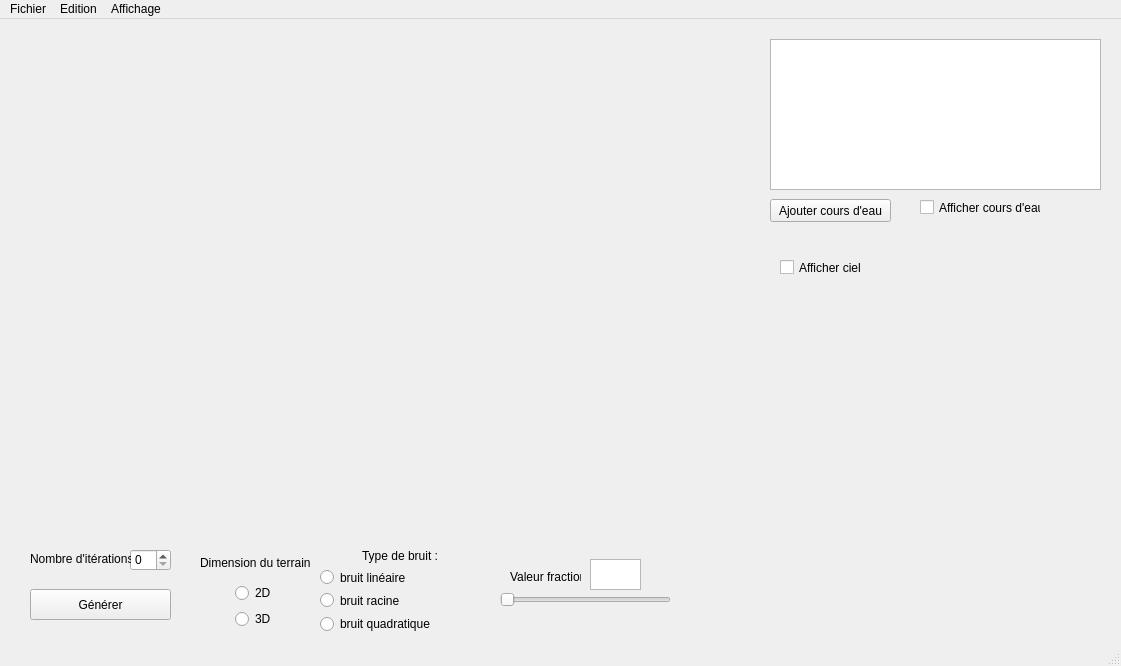
<?xml version="1.0" encoding="UTF-8"?>
<ui version="4.0">
 <class>MainWindow</class>
 <widget class="QMainWindow" name="MainWindow">
  <property name="geometry">
   <rect>
    <x>0</x>
    <y>0</y>
    <width>1121</width>
    <height>666</height>
   </rect>
  </property>
  <property name="windowTitle">
   <string>MainWindow</string>
  </property>
  <widget class="QWidget" name="centralwidget">
   <widget class="QPushButton" name="generer_bouton">
    <property name="geometry">
     <rect>
      <x>30</x>
      <y>570</y>
      <width>141</width>
      <height>31</height>
     </rect>
    </property>
    <property name="toolTip">
     <string>&lt;html&gt;&lt;head/&gt;&lt;body&gt;&lt;p&gt;Lance la génération du terrain.&lt;/p&gt;&lt;/body&gt;&lt;/html&gt;</string>
    </property>
    <property name="text">
     <string>Générer</string>
    </property>
   </widget>
   <widget class="QSlider" name="Fraction">
    <property name="geometry">
     <rect>
      <x>500</x>
      <y>570</y>
      <width>171</width>
      <height>22</height>
     </rect>
    </property>
    <property name="maximum">
     <number>100</number>
    </property>
    <property name="orientation">
     <enum>Qt::Horizontal</enum>
    </property>
   </widget>
   <widget class="QSpinBox" name="Iterations">
    <property name="geometry">
     <rect>
      <x>130</x>
      <y>530</y>
      <width>41</width>
      <height>22</height>
     </rect>
    </property>
   </widget>
   <widget class="QWidget" name="verticalLayoutWidget">
    <property name="geometry">
     <rect>
      <x>200</x>
      <y>530</y>
      <width>111</width>
      <height>80</height>
     </rect>
    </property>
    <layout class="QVBoxLayout" name="Dimensions">
     <item>
      <widget class="QLabel" name="nb_dim_terrain">
       <property name="toolTip">
        <string>&lt;html&gt;&lt;head/&gt;&lt;body&gt;&lt;p&gt;Indique si l'on désire générer un terrain en deux dimensions ou en trois dimensions.&lt;/p&gt;&lt;/body&gt;&lt;/html&gt;</string>
       </property>
       <property name="lineWidth">
        <number>1</number>
       </property>
       <property name="text">
        <string>Dimension du terrain :</string>
       </property>
       <property name="textFormat">
        <enum>Qt::RichText</enum>
       </property>
      </widget>
     </item>
     <item alignment="Qt::AlignHCenter">
      <widget class="QRadioButton" name="deuxD">
       <property name="text">
        <string>2D</string>
       </property>
      </widget>
     </item>
     <item alignment="Qt::AlignHCenter">
      <widget class="QRadioButton" name="troisD">
       <property name="text">
        <string>3D</string>
       </property>
      </widget>
     </item>
    </layout>
   </widget>
   <widget class="QWidget" name="verticalLayoutWidget_2">
    <property name="geometry">
     <rect>
      <x>320</x>
      <y>530</y>
      <width>160</width>
      <height>84</height>
     </rect>
    </property>
    <layout class="QVBoxLayout" name="verticalLayout_2">
     <item alignment="Qt::AlignHCenter">
      <widget class="QLabel" name="type_bruit">
       <property name="toolTip">
        <string>&lt;html&gt;&lt;head/&gt;&lt;body&gt;&lt;p&gt;Pour la génération de terrain en 2D. Indique si le bruit généré (valeur aléatoire) dépend directement de la longueur du segment concerné (bruit linéaire) ou s'il dépend du carré ou de la racine de cette longueur.&lt;/p&gt;&lt;/body&gt;&lt;/html&gt;</string>
       </property>
       <property name="text">
        <string>Type de bruit :</string>
       </property>
      </widget>
     </item>
     <item>
      <widget class="QRadioButton" name="bruit_lin">
       <property name="cursor">
        <cursorShape>ArrowCursor</cursorShape>
       </property>
       <property name="text">
        <string>bruit linéaire</string>
       </property>
      </widget>
     </item>
     <item>
      <widget class="QRadioButton" name="bruit_racine">
       <property name="cursor">
        <cursorShape>ArrowCursor</cursorShape>
       </property>
       <property name="text">
        <string>bruit racine</string>
       </property>
      </widget>
     </item>
     <item>
      <widget class="QRadioButton" name="bruit_quadra">
       <property name="cursor">
        <cursorShape>ArrowCursor</cursorShape>
       </property>
       <property name="text">
        <string>bruit quadratique</string>
       </property>
      </widget>
     </item>
    </layout>
   </widget>
   <widget class="QListView" name="listView">
    <property name="geometry">
     <rect>
      <x>770</x>
      <y>20</y>
      <width>331</width>
      <height>151</height>
     </rect>
    </property>
   </widget>
   <widget class="QLabel" name="nb_iteration">
    <property name="geometry">
     <rect>
      <x>30</x>
      <y>530</y>
      <width>101</width>
      <height>20</height>
     </rect>
    </property>
    <property name="toolTip">
     <string>&lt;html&gt;&lt;head/&gt;&lt;body&gt;&lt;p&gt;Ce nombre correspond au nombre de fois chaque partie du terrain est redécoupée. &lt;/p&gt;&lt;p&gt;Plus ce nombre est grand, meilleur sera la définition.&lt;/p&gt;&lt;p&gt; Attention cependant, un nombre trop grand demandera beaucoup de temps de calcul.&lt;/p&gt;&lt;/body&gt;&lt;/html&gt;</string>
    </property>
    <property name="text">
     <string>Nombre d'itérations:</string>
    </property>
   </widget>
   <widget class="QLabel" name="val_frac">
    <property name="geometry">
     <rect>
      <x>510</x>
      <y>550</y>
      <width>71</width>
      <height>16</height>
     </rect>
    </property>
    <property name="toolTip">
     <string>&lt;html&gt;&lt;head/&gt;&lt;body&gt;&lt;p&gt;Pour la génération en 2D, à chaque itération, chaque segment est découpé en deux.&lt;/p&gt;&lt;p&gt;La valeur de la fraction indique où cette découpe à lieu (0.5 correspondant au mileu du segment).&lt;/p&gt;&lt;/body&gt;&lt;/html&gt;</string>
    </property>
    <property name="text">
     <string>Valeur fraction:</string>
    </property>
   </widget>
   <widget class="QTextBrowser" name="val_fraction">
    <property name="geometry">
     <rect>
      <x>590</x>
      <y>540</y>
      <width>51</width>
      <height>31</height>
     </rect>
    </property>
   </widget>
   <widget class="QPushButton" name="ajouter_cours_bouton">
    <property name="geometry">
     <rect>
      <x>770</x>
      <y>180</y>
      <width>121</width>
      <height>23</height>
     </rect>
    </property>
    <property name="text">
     <string>Ajouter cours d'eau</string>
    </property>
   </widget>
   <widget class="QCheckBox" name="Afficher_ciel">
    <property name="geometry">
     <rect>
      <x>780</x>
      <y>240</y>
      <width>81</width>
      <height>17</height>
     </rect>
    </property>
    <property name="text">
     <string>Afficher ciel</string>
    </property>
   </widget>
   <widget class="QCheckBox" name="Afficher_cours_eau">
    <property name="geometry">
     <rect>
      <x>920</x>
      <y>180</y>
      <width>121</width>
      <height>17</height>
     </rect>
    </property>
    <property name="text">
     <string>Afficher cours d'eau</string>
    </property>
   </widget>
   <widget class="MatplotlibWidget" name="matplotlib">
    <property name="geometry">
     <rect>
      <x>9</x>
      <y>9</y>
      <width>741</width>
      <height>501</height>
     </rect>
    </property>
   </widget>
  </widget>
  <widget class="QMenuBar" name="menubar">
   <property name="geometry">
    <rect>
     <x>0</x>
     <y>0</y>
     <width>1121</width>
     <height>21</height>
    </rect>
   </property>
   <widget class="QMenu" name="menuFichier">
    <property name="title">
     <string>Fichier</string>
    </property>
    <addaction name="actionOuvrir"/>
    <addaction name="actionEnregistrer"/>
    <addaction name="actionQuitter"/>
   </widget>
   <widget class="QMenu" name="menuEdition">
    <property name="title">
     <string>Edition</string>
    </property>
    <addaction name="actionAjouter_Ciel"/>
    <addaction name="actionAjouter_cours_d_eau"/>
   </widget>
   <widget class="QMenu" name="menuAffichage">
    <property name="title">
     <string>Affichage</string>
    </property>
   </widget>
   <addaction name="menuFichier"/>
   <addaction name="menuEdition"/>
   <addaction name="menuAffichage"/>
  </widget>
  <widget class="QStatusBar" name="statusbar"/>
  <action name="actionOuvrir">
   <property name="text">
    <string>Ouvrir</string>
   </property>
   <property name="shortcut">
    <string>Ctrl+O</string>
   </property>
  </action>
  <action name="actionEnregistrer">
   <property name="text">
    <string>Enregistrer</string>
   </property>
   <property name="shortcut">
    <string>Ctrl+S</string>
   </property>
  </action>
  <action name="actionQuitter">
   <property name="text">
    <string>Quitter</string>
   </property>
   <property name="shortcut">
    <string>Ctrl+Q</string>
   </property>
  </action>
  <action name="actionAjouter_Ciel">
   <property name="text">
    <string>Ajouter ciel</string>
   </property>
  </action>
  <action name="actionAjouter_cours_d_eau">
   <property name="text">
    <string>Ajouter cours d'eau</string>
   </property>
  </action>
 </widget>
 <customwidgets>
  <customwidget>
   <class>MatplotlibWidget</class>
   <extends>QWidget</extends>
   <header>matplotlibwidget</header>
  </customwidget>
 </customwidgets>
 <resources/>
 <connections/>
</ui>
